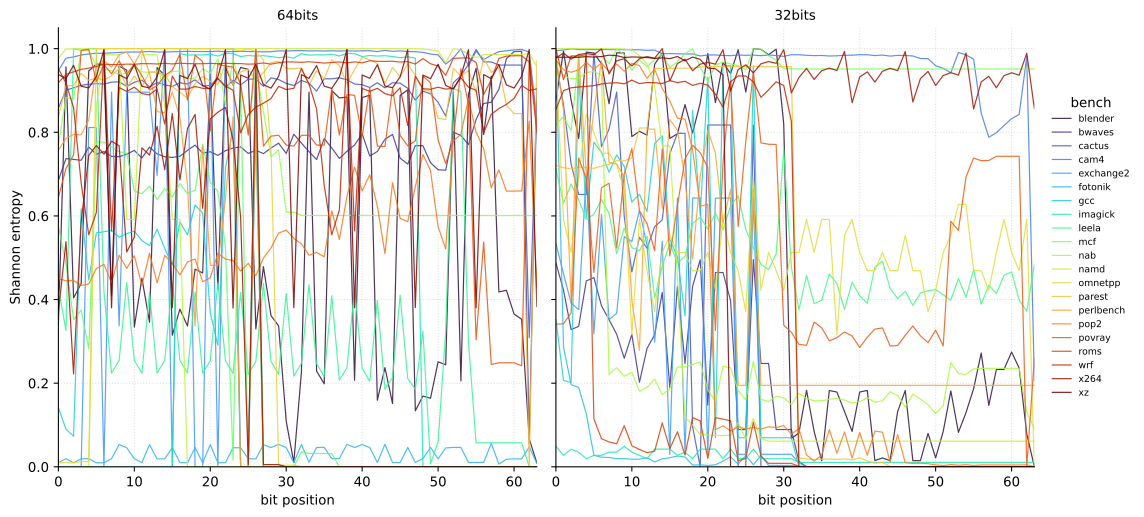

Source code (Python):
#!/usr/bin/env python3
"""Per-bit Shannon entropy of stored values, per (bench, alloc_type).

One line per (bench, alloc_type), x = bit position 0–63, y = entropy in
[0, 1]. Low-entropy positions compress well (predictable bits); high-
entropy positions are near random.
"""
from pathlib import Path

import matplotlib.pyplot as plt
import pandas as pd

HERE = Path(__file__).resolve().parent
OUT  = HERE / "figure.svg"


def main() -> None:
    df = pd.read_csv(HERE / "result.csv")
    fig, axes = plt.subplots(1, 2, figsize=(12.0, 5.5),
                             sharey=True, sharex=True)

    for ax, atype in zip(axes, ("64bits", "32bits")):
        sub = df[df.alloc_type == atype]
        benches = sorted(sub["bench"].unique())
        cmap = plt.get_cmap("turbo")
        for i, bench in enumerate(benches):
            row = sub[sub.bench == bench].sort_values("bit_pos")
            ax.plot(row["bit_pos"], row["entropy"],
                    color=cmap(i / max(1, len(benches) - 1)),
                    linewidth=0.9, alpha=0.85, label=bench)
        ax.set_title(atype, fontsize=10)
        ax.set_xlabel("bit position")
        ax.set_ylim(0, 1.05)
        ax.set_xlim(0, 63)
        ax.grid(linestyle=":", alpha=0.4)
        ax.set_axisbelow(True)
        for spine in ("top", "right"):
            ax.spines[spine].set_visible(False)

    axes[0].set_ylabel("Shannon entropy")
    axes[-1].legend(loc="center left", bbox_to_anchor=(1.02, 0.5),
                    frameon=False, fontsize=7, title="bench")
    fig.tight_layout()
    fig.savefig(OUT, format="svg", bbox_inches="tight")
    print(f"wrote {OUT}")


if __name__ == "__main__":
    main()
